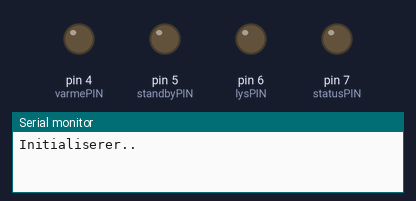
The sketch below on a simulated Arduino Uno, built for the host (arithmetic inside an expression is 32-bit, double 64-bit). On the bench: output pins drawn as LEDs (lit = HIGH), the last lines printed to the serial monitor. WiFi joins after 1.5 s; servers stay silent unless stated; uploads are accepted with an empty reply.

Above: at 0.1 s.
At 4.8 s:
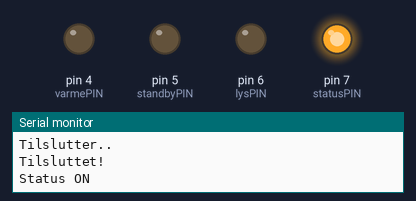
Timing chart, 0 to 6.3 s (numbered marks = the images above):
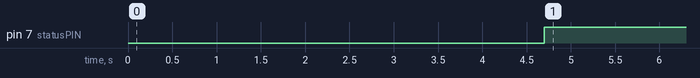

Measured:
- by itself, pin 7 (statusPIN): LOW → HIGH at 4.7 s

The sketch:

dimsting.ino
```cpp
// ### Import Libraries ###
#include <SPI.h>
#include <Ethernet.h>

// Start Ethernet client library
EthernetClient client;

// Sæt pins op
int statusPIN  = 7;
int lysPIN     = 6;
int standbyPIN = 5;
int varmePIN   = 4;

// Disse bools holder information om lyset/standby/varmen var slukket eller tændt sidst vi tjekkede
// Vi vil nemlig kun sende noget, hvis den nye værdi vi får fra serveren er anderledes
boolean lysOld     = false;
boolean standbyOld = false;
boolean varmeOld   = false;

boolean lysNew, standbyNew, varmeNew;

// ### Setup ###
void setup() {
    // Åben seriel port 9600. Bruges til at sende information til computeren (Til debug)
    Serial.begin(9600);

    // Send besked, så vi ved om det virker
    Serial.println("Initialiserer..");

    // Sæt pins op
    pinMode(statusPIN, OUTPUT);
    pinMode(lysPIN, OUTPUT);
    pinMode(standbyPIN, OUTPUT);
    pinMode(varmePIN, OUTPUT);

    // ### Opsætning af ethernet ###
    // Mac adressen findes bag på Ethernet Shield, skrivs i hexadecimal.
    byte mac[] = {0x90, 0xA2, 0xDA, 0x00, 0xEA, 0x0A};

    // Start ethernet connection - Vi burde selv få en IP-adresse af routeren
    // Funktionen returner 1 hvis succesfuld, og 0 hvis der sker en fejl
    if (Ethernet.begin(mac) == 0) {
        Serial.println("DHCP ERROR: Kunne ikke fa en IP adresse af routeren!");
    } else {
        Serial.print("Forbundet! Lokal IP-adresse: ");
        Serial.println(Ethernet.localIP());
    }

    // Vent 3 sekunder
    delay(3000);
    Serial.println("Initialisering fuldfort!");
}

void loop () {
    // ### Tilslutning til server ###
    Serial.println("Tilslutter..");

    // Hvis der blev forbundet til serveren
    if (client.connect("teknologi.caspervk.com", 80) > 0) {
        Serial.println("Tilsluttet!");
        Serial.println("Status ON");
        digitalWrite(statusPIN, HIGH);

        // Send HTTP GET request til server
        client.println("GET /data/hvaderstatus HTTP/1.0");
        client.println("HOST: teknologi.caspervk.com");
        client.println("Connection: close");
        client.println();

        String string = client.readStringUntil('!');

        if (string.indexOf("lys") >=0) {
          lysNew = true;
        } else {
          lysNew = false;
        }
        if (string.indexOf("standby") >=0) {
          standbyNew = true;
        } else {
          standbyNew = false;
        }
        if (string.indexOf("varme") >=0) {
          varmeNew = true;
        } else {
          varmeNew = false;
        }

        // ########################
        // Læs fra HTML dokumentet, og send evt. til kredsløbet hvis den nye værdi er anderledes fra den gamle

        // Lys

        // Log til serial
        Serial.print("lysNew: ");
        Serial.println(lysNew);
        Serial.print("lysOld: ");
        Serial.println(lysOld);

        // Hvis lysNew er ændret i forhold til den gamle værdi (lysOld)
        // Så sender vi et signal i 5 sekunder
        if (lysNew != lysOld) {
            Serial.println("lysNew != lysOld.. Sender lys signal!");
            digitalWrite(lysPIN, HIGH);
            delay(2000);
            digitalWrite(lysPIN, LOW);

            // Sæt lysOld til lysNew, så vi ikke sender igen, før den ændrer sig igen.
            lysOld = lysNew;
        }
        delay(1000);

        // Standby
        // Log til serial
        Serial.print("standbyNew: ");
        Serial.println(standbyNew);
        Serial.print("standbyOld: ");
        Serial.println(standbyOld);

        // Hvis standbyNew er ændret i forhold til den gamle værdi (standbyOld)
        // Så sender vi et signal i 5 sekunder
        if (standbyNew != standbyOld) {
            Serial.println("standbyNew != standbyOld.. Sender standby signal!");
            digitalWrite(standbyPIN, HIGH);
            delay(2000);
            digitalWrite(standbyPIN, LOW);

            // Sæt standbyOld til standbyNew, så vi ikke sender igen, før den ændrer sig igen.
            standbyOld = standbyNew;
        }
        delay(1000);

        // Varme
        // Log til serial
        Serial.print("varmeNew: ");
        Serial.println(varmeNew);
        Serial.print("varmeOld: ");
        Serial.println(varmeOld);

        // Hvis varmeNew er ændret i forhold til den gamle værdi (varmeOld)
        // Så sender vi et signal i 5 sekunder
        if (varmeNew != varmeOld) {
            Serial.println("varmeNew != varmeOld.. Sender varme signal!");
            digitalWrite(varmePIN, HIGH);
            delay(2000);
            digitalWrite(varmePIN, LOW);

            // Sæt varmeOld til varmeNew, så vi ikke sender igen, før den ændrer sig igen.
            varmeOld = varmeNew;
        }
  } else {
    // Hvis der ikke kunne oprettes forbindelse til serveren
    Serial.println("Kunne ikke oprette forbindelse til serveren!");
    Serial.println("Status OFF");
    digitalWrite(statusPIN, LOW);
  }
  client.stop();

  // Check igen om 10 sekunder
  Serial.println("Venter 10 sekunder..");
  delay(10000);
}
```
